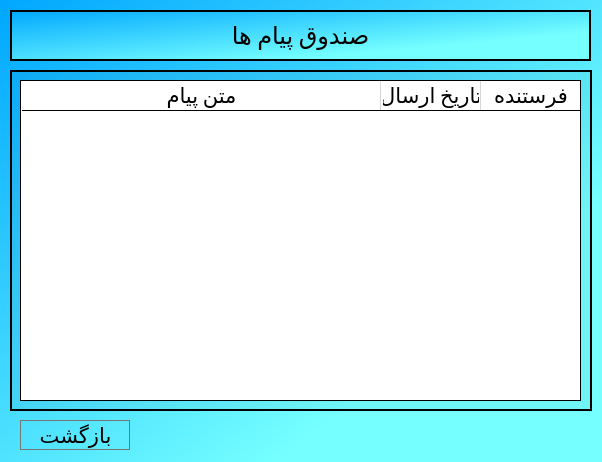
<?xml version="1.0" encoding="UTF-8"?>
<ui version="4.0">
 <class>MessageInbox</class>
 <widget class="QDialog" name="MessageInbox">
  <property name="geometry">
   <rect>
    <x>0</x>
    <y>0</y>
    <width>602</width>
    <height>462</height>
   </rect>
  </property>
  <property name="windowTitle">
   <string>پیام‌ها</string>
  </property>
  <property name="windowIcon">
   <iconset>
    <normalon>:/files/icons8_change_48px.png</normalon>
   </iconset>
  </property>
  <property name="styleSheet">
   <string notr="true">background-color: qlineargradient(spread:pad, x1:0, y1:0, x2:0.739, y2:0.71, stop:0 rgba(0, 167, 255, 255), stop:1 rgba(117, 255, 255, 255));</string>
  </property>
  <widget class="QFrame" name="frame">
   <property name="geometry">
    <rect>
     <x>10</x>
     <y>70</y>
     <width>582</width>
     <height>341</height>
    </rect>
   </property>
   <property name="styleSheet">
    <string notr="true">background-color: qlineargradient(spread:pad, x1:0, y1:0, x2:1, y2:1, stop:1 rgba(0, 0, 0, 10));</string>
   </property>
   <property name="frameShape">
    <enum>QFrame::Box</enum>
   </property>
   <property name="frameShadow">
    <enum>QFrame::Plain</enum>
   </property>
   <property name="lineWidth">
    <number>2</number>
   </property>
   <widget class="QTableWidget" name="MessageTable">
    <property name="geometry">
     <rect>
      <x>10</x>
      <y>10</y>
      <width>561</width>
      <height>321</height>
     </rect>
    </property>
    <property name="layoutDirection">
     <enum>Qt::RightToLeft</enum>
    </property>
    <property name="styleSheet">
     <string notr="true">background-color: qlineargradient(spread:pad, x1:0, y1:0, x2:0.006, y2:0.00568182, stop:0 rgba(255, 255, 255, 255));</string>
    </property>
    <attribute name="horizontalHeaderShowSortIndicator" stdset="0">
     <bool>false</bool>
    </attribute>
    <attribute name="horizontalHeaderStretchLastSection">
     <bool>true</bool>
    </attribute>
    <column>
     <property name="text">
      <string>فرستنده</string>
     </property>
     <property name="font">
      <font>
       <family>Calibri</family>
       <pointsize>16</pointsize>
      </font>
     </property>
     <property name="background">
      <color>
       <red>1</red>
       <green>0</green>
       <blue>0</blue>
      </color>
     </property>
    </column>
    <column>
     <property name="text">
      <string>تاریخ ارسال</string>
     </property>
     <property name="font">
      <font>
       <family>Calibri</family>
       <pointsize>16</pointsize>
      </font>
     </property>
     <property name="background">
      <color>
       <red>1</red>
       <green>0</green>
       <blue>0</blue>
      </color>
     </property>
    </column>
    <column>
     <property name="text">
      <string>متن پیام</string>
     </property>
     <property name="font">
      <font>
       <family>Calibri</family>
       <pointsize>16</pointsize>
      </font>
     </property>
     <property name="background">
      <color>
       <red>1</red>
       <green>0</green>
       <blue>0</blue>
      </color>
     </property>
    </column>
   </widget>
  </widget>
  <widget class="QPushButton" name="pushButton">
   <property name="geometry">
    <rect>
     <x>20</x>
     <y>420</y>
     <width>111</width>
     <height>31</height>
    </rect>
   </property>
   <property name="font">
    <font>
     <family>Calibri</family>
     <pointsize>16</pointsize>
    </font>
   </property>
   <property name="cursor">
    <cursorShape>PointingHandCursor</cursorShape>
   </property>
   <property name="text">
    <string>بازگشت</string>
   </property>
   <property name="icon">
    <iconset resource="resources.qrc">
     <normaloff>:/files/icons8_go_back_100px.png</normaloff>:/files/icons8_go_back_100px.png</iconset>
   </property>
   <property name="iconSize">
    <size>
     <width>36</width>
     <height>36</height>
    </size>
   </property>
   <property name="flat">
    <bool>true</bool>
   </property>
  </widget>
  <widget class="QFrame" name="frame_2">
   <property name="geometry">
    <rect>
     <x>10</x>
     <y>10</y>
     <width>581</width>
     <height>51</height>
    </rect>
   </property>
   <property name="frameShape">
    <enum>QFrame::Box</enum>
   </property>
   <property name="frameShadow">
    <enum>QFrame::Plain</enum>
   </property>
   <property name="lineWidth">
    <number>2</number>
   </property>
   <layout class="QGridLayout" name="gridLayout">
    <item row="0" column="0">
     <widget class="QLabel" name="label">
      <property name="font">
       <font>
        <family>Calibri</family>
        <pointsize>26</pointsize>
       </font>
      </property>
      <property name="styleSheet">
       <string notr="true">background-color: qlineargradient(spread:pad, x1:0, y1:0, x2:1, y2:1, stop:0 rgba(0, 0, 0, 0), stop:1 rgba(255, 255, 255, 0));</string>
      </property>
      <property name="text">
       <string>&lt;html&gt;&lt;head/&gt;&lt;body&gt;&lt;p align=&quot;center&quot;&gt;&lt;span style=&quot; font-size:18pt;&quot;&gt;صندوق پیام ها&lt;/span&gt;&lt;/p&gt;&lt;/body&gt;&lt;/html&gt;</string>
      </property>
     </widget>
    </item>
   </layout>
  </widget>
 </widget>
 <resources>
  <include location="resources.qrc"/>
 </resources>
 <connections/>
</ui>
